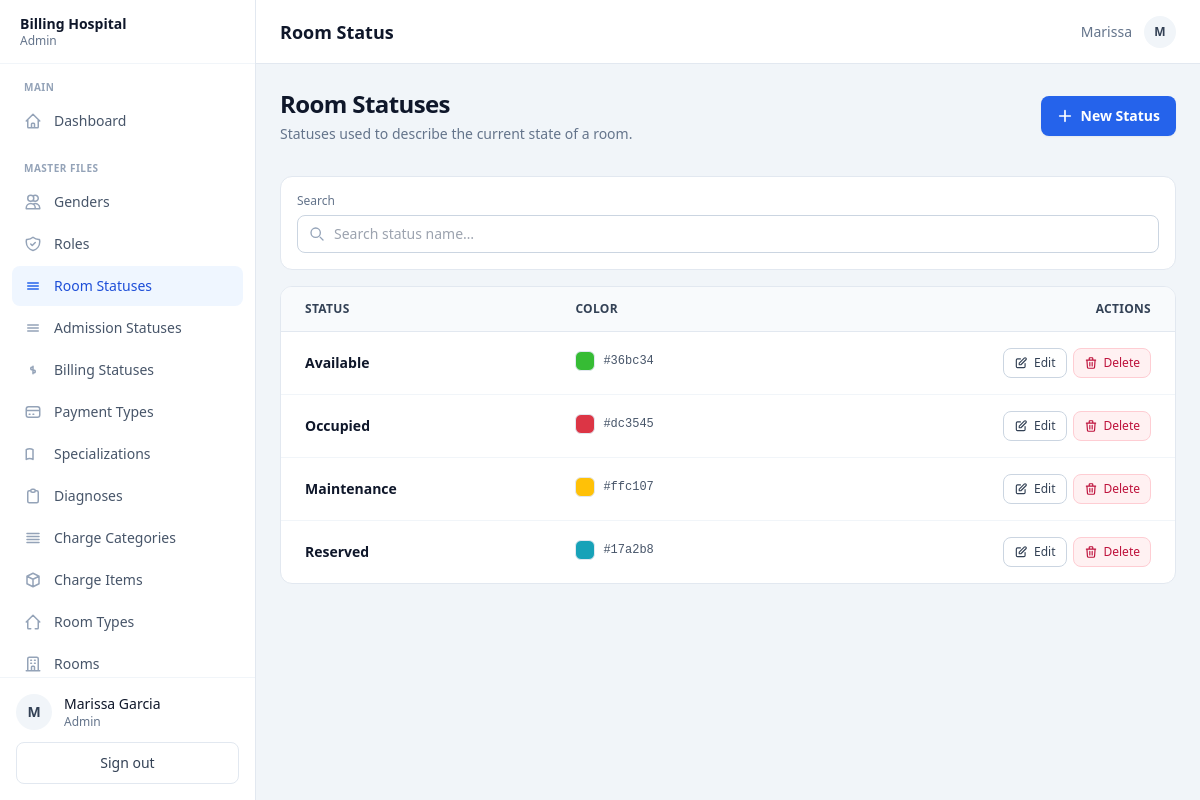
Page /index.php?page=room-status (signed in) on the committed database.
### tables this page shows
CREATE TABLE `room_status` (
  `status_id` int(11) NOT NULL,
  `status_name` varchar(50) NOT NULL,
  `color_code` varchar(20) DEFAULT NULL
);

### index.php (called while the page is built, shortened)
<?php
$currentUser = $_SESSION['user'];
$roleId      = (int)$currentUser['role_id'];
$layout = match ($roleId) {
    1 => 'admin',
    2 => 'doctor',
    3 => 'nurse',
    4 => 'cashier',
    default => 'admin',
};
require __DIR__ . '/views/layouts/' . $layout . '.php';

### controllers/RoomStatusController.php (called while the page is built, shortened)
<?php
class RoomStatusController
{
    private PDO $pdo;
    public function __construct(PDO $pdo) { $this->pdo = $pdo; }
    public function getAll(): array
    {
        return $this->pdo->query(
            'SELECT status_id, status_name, color_code
             FROM `room_status`
             ORDER BY status_id'
        )->fetchAll();
    }
}

### views/admin/room-status.php (the view, shortened to what this page needs)
<?php
require_once __DIR__ . '/../../controllers/RoomStatusController.php';
$statuses = (new RoomStatusController($pdo))->getAll();
?>
<div class="mb-8 flex flex-col sm:flex-row sm:items-center sm:justify-between gap-4">
    <div>
        <h1 class="text-2xl font-bold text-slate-900 tracking-tight">Room Statuses</h1>
        <p class="mt-1 text-sm text-slate-500">Statuses used to describe the current state of a room.</p>
    </div>
    <button type="button" id="openCreateBtn"
            class="inline-flex items-center justify-center gap-2 rounded-lg bg-blue-600 px-4 py-2.5 text-sm font-semibold text-white shadow-sm hover:bg-blue-700">
        <svg class="w-4 h-4" fill="none" viewBox="0 0 24 24" stroke="currentColor" stroke-width="2.5">
            <path stroke-linecap="round" stroke-linejoin="round" d="M12 4v16m8-8H4"/>
        </svg>
        New Status
    </button>
</div>
<div class="bg-white rounded-xl border border-slate-200 p-4 mb-4">
    <div class="flex flex-col sm:flex-row sm:items-end gap-3">
        <div class="flex-1">
            <label class="block text-xs font-medium text-slate-500 mb-1.5">Search</label>
            <div class="relative">
                <input type="text" id="filterSearch" placeholder="Search status name…"
                       class="w-full rounded-lg border border-slate-300 pl-9 pr-3 py-2 text-sm
                              focus:outline-none focus:ring-2 focus:ring-blue-500 focus:border-blue-500">
            </div>
        </div>
    </div>
</div>
<div class="bg-white rounded-xl border border-slate-200 overflow-hidden">
    <div class="overflow-x-auto">
        <table class="min-w-full text-sm">
            <thead class="bg-slate-50 border-b border-slate-200">
                <tr>
                    <th class="text-left px-6 py-3.5 font-semibold text-slate-700 text-xs uppercase tracking-wide">Status</th>
                    <th class="text-left px-6 py-3.5 font-semibold text-slate-700 text-xs uppercase tracking-wide">Color</th>
                    <th class="text-right px-6 py-3.5 font-semibold text-slate-700 text-xs uppercase tracking-wide">Actions</th>
                </tr>
            </thead>
            <tbody class="divide-y divide-slate-100">
                <?php foreach ($statuses as $s): ?>
                    <tr class="hover:bg-slate-50 room-status-row"
                        data-search="<?= htmlspecialchars(strtolower($s['status_name'] . ' ' . ($s['color_code'] ?? ''))) ?>">
                        <td class="px-6 py-4">
                            <p class="font-semibold text-slate-900"><?= htmlspecialchars($s['status_name']) ?></p>
                        </td>
                        <td class="px-6 py-4">
                            <?php if (!empty($s['color_code'])): ?>
                                <div class="inline-flex items-center gap-2">
                                    <span class="w-5 h-5 rounded-md border border-slate-200" style="background-color: <?= htmlspecialchars($s['color_code']) ?>"></span>
                                    <code class="text-xs text-slate-600 font-mono"><?= htmlspecialchars($s['color_code']) ?></code>
                                </div>
                            <?php else: ?>
                                <span class="text-xs text-slate-400">—</span>
                            <?php endif; ?>
                        </td>
                        <td class="px-6 py-4 text-right whitespace-nowrap">
                            <div class="inline-flex items-center gap-1.5">
                                <button type="button"
                                        class="edit-btn inline-flex items-center gap-1.5 rounded-lg border border-slate-300 bg-white px-2.5 py-1.5 text-xs font-medium text-slate-700 hover:bg-slate-50 hover:border-slate-400"
                                        data-status='<?= htmlspecialchars(json_encode($s), ENT_QUOTES, "UTF-8") ?>'>
                                    <svg class="w-3.5 h-3.5" fill="none" viewBox="0 0 24 24" stroke="currentColor" stroke-width="2">
                                        <path stroke-linecap="round" stroke-linejoin="round" d="M11 5H6a2 2 0 00-2 2v11a2 2 0 002 2h11a2 2 0 002-2v-5m-1.414-9.414a2 2 0 112.828 2.828L11.828 15H9v-2.828l8.586-8.586z"/>
                                    </svg>
                                    Edit
                                </button>
                                <button type="button"
                                        class="delete-btn inline-flex items-center gap-1.5 rounded-lg border border-rose-200 bg-rose-50 px-2.5 py-1.5 text-xs font-medium text-rose-700 hover:bg-rose-100 hover:border-rose-300"
                                        data-status-id="<?= (int)$s['status_id'] ?>"
                                        data-status-name="<?= htmlspecialchars($s['status_name']) ?>">
                                    <svg class="w-3.5 h-3.5" fill="none" viewBox="0 0 24 24" stroke="currentColor" stroke-width="2">
                                        <path stroke-linecap="round" stroke-linejoin="round" d="M19 7l-.867 12.142A2 2 0 0116.138 21H7.862a2 2 0 01-1.995-1.858L5 7m5 4v6m4-6v6m1-10V4a1 1 0 00-1-1h-4a1 1 0 00-1 1v3M4 7h16"/>
                                    </svg>
                                    Delete
                                </button>
                            </div>
                        </td>
                    </tr>
                <?php endforeach; ?>
            </tbody>
        </table>
    </div>
</div>

### rows in the picture
room_status: status_name "Available", color_code "#36bc34"
room_status: status_name "Occupied", color_code "#dc3545"
room_status: status_name "Maintenance", color_code "#ffc107"
room_status: status_name "Reserved", color_code "#17a2b8"

### other values in the picture
$currentUser['role_name'] "Admin"
$sectionName "MAIN"
$item['label'] "Dashboard"
$sectionName "MASTER FILES"
$item['label'] "Genders"
$item['label'] "Roles"
$item['label'] "Room Statuses"
$item['label'] "Admission Statuses"
$item['label'] "Billing Statuses"
$item['label'] "Payment Types"
$item['label'] "Specializations"
$item['label'] "Diagnoses"
$item['label'] "Charge Categories"
$item['label'] "Charge Items"
$item['label'] "Room Types"
